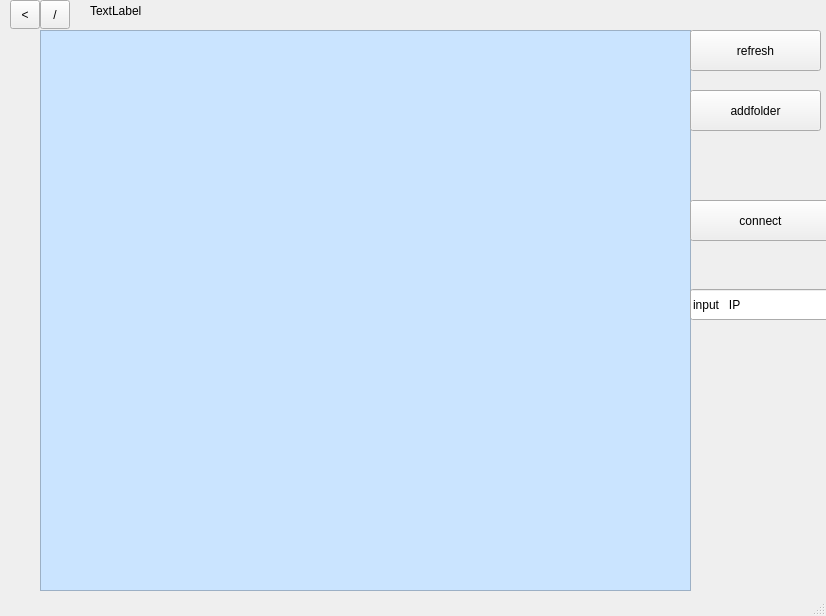
<?xml version="1.0" encoding="UTF-8"?>
<ui version="4.0">
 <class>Filesystem</class>
 <widget class="QMainWindow" name="Filesystem">
  <property name="geometry">
   <rect>
    <x>0</x>
    <y>0</y>
    <width>826</width>
    <height>616</height>
   </rect>
  </property>
  <property name="windowTitle">
   <string>MainWindow</string>
  </property>
  <widget class="QWidget" name="centralwidget">
   <widget class="QListWidget" name="fileListWidget">
    <property name="geometry">
     <rect>
      <x>40</x>
      <y>30</y>
      <width>651</width>
      <height>561</height>
     </rect>
    </property>
    <property name="styleSheet">
     <string notr="true">background-color: rgb(202, 228, 255);
alternate-background-color: qlineargradient(spread:pad, x1:0, y1:0, x2:1, y2:0, stop:0 rgba(255, 178, 102, 255), stop:0.55 rgba(235, 148, 61, 255), stop:0.98 rgba(0, 0, 0, 255), stop:1 rgba(0, 0, 0, 0));
font: 16pt &quot;Microsoft YaHei UI&quot;;</string>
    </property>
   </widget>
   <widget class="QToolButton" name="refreshButton">
    <property name="geometry">
     <rect>
      <x>690</x>
      <y>30</y>
      <width>131</width>
      <height>41</height>
     </rect>
    </property>
    <property name="text">
     <string>refresh</string>
    </property>
   </widget>
   <widget class="QToolButton" name="root">
    <property name="geometry">
     <rect>
      <x>40</x>
      <y>0</y>
      <width>30</width>
      <height>29</height>
     </rect>
    </property>
    <property name="text">
     <string>/</string>
    </property>
   </widget>
   <widget class="QToolButton" name="back">
    <property name="geometry">
     <rect>
      <x>10</x>
      <y>0</y>
      <width>30</width>
      <height>29</height>
     </rect>
    </property>
    <property name="text">
     <string>&lt;</string>
    </property>
   </widget>
   <widget class="QLabel" name="path">
    <property name="geometry">
     <rect>
      <x>90</x>
      <y>0</y>
      <width>731</width>
      <height>22</height>
     </rect>
    </property>
    <property name="text">
     <string>TextLabel</string>
    </property>
   </widget>
   <widget class="QToolButton" name="addfolder">
    <property name="geometry">
     <rect>
      <x>690</x>
      <y>90</y>
      <width>131</width>
      <height>41</height>
     </rect>
    </property>
    <property name="text">
     <string>addfolder</string>
    </property>
   </widget>
   <widget class="QToolButton" name="connect">
    <property name="geometry">
     <rect>
      <x>690</x>
      <y>200</y>
      <width>141</width>
      <height>41</height>
     </rect>
    </property>
    <property name="text">
     <string>connect</string>
    </property>
   </widget>
   <widget class="QLineEdit" name="IP">
    <property name="geometry">
     <rect>
      <x>690</x>
      <y>289</y>
      <width>141</width>
      <height>31</height>
     </rect>
    </property>
    <property name="text">
     <string>input   IP</string>
    </property>
   </widget>
  </widget>
  <widget class="QMenuBar" name="menubar">
   <property name="geometry">
    <rect>
     <x>0</x>
     <y>0</y>
     <width>826</width>
     <height>27</height>
    </rect>
   </property>
  </widget>
  <widget class="QStatusBar" name="statusbar"/>
 </widget>
 <resources/>
 <connections/>
</ui>
